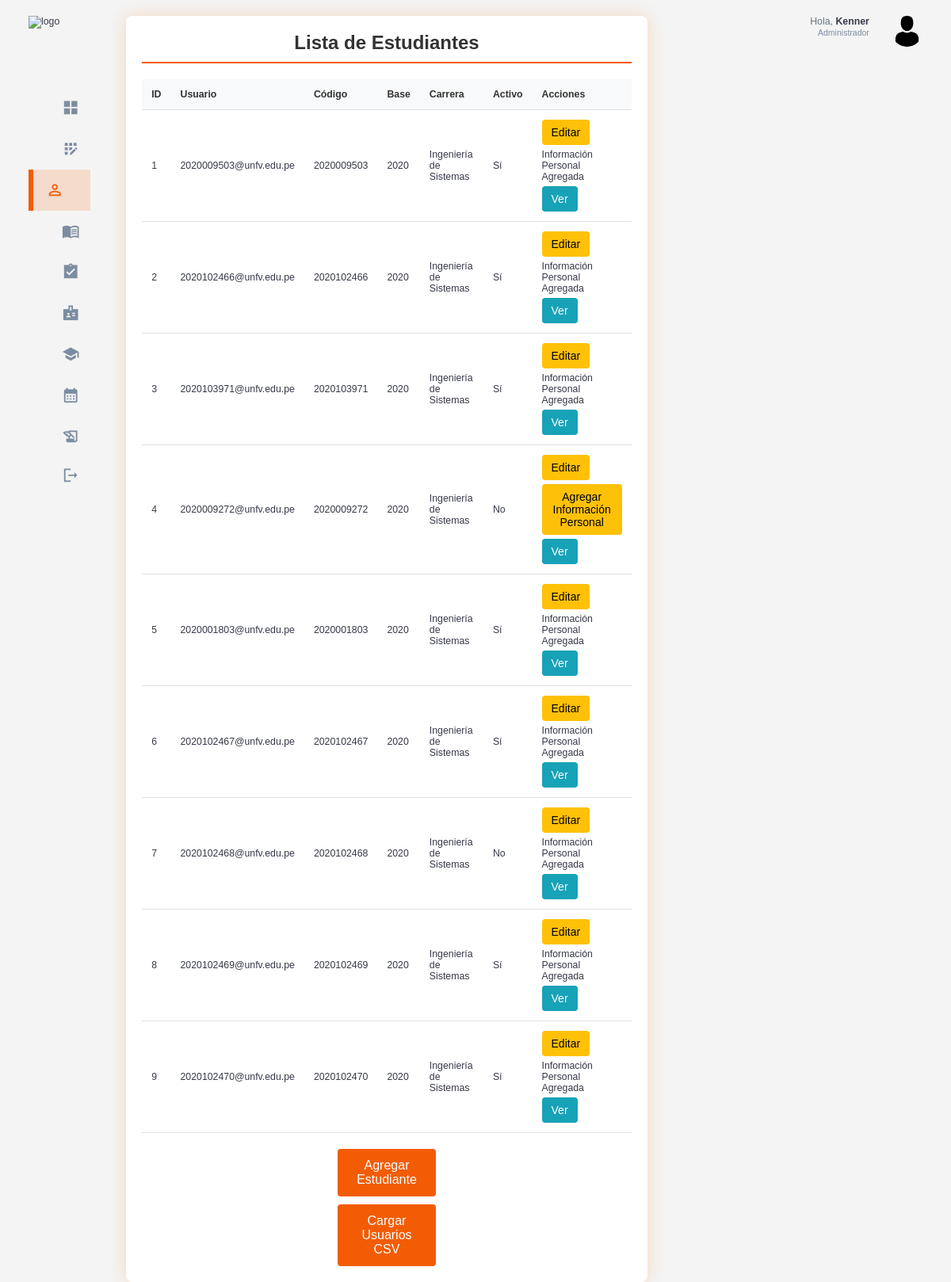
The app's page /estudiantes/ (signed in) with its own data.
### estudiantes/models.py (models this page shows, shortened)
class Estudiante(models.Model):
    usuario = models.OneToOneField(Usuario, on_delete=models.CASCADE)
    codigo = models.CharField(max_length=10,unique=True)
    base = models.CharField(max_length=20)
    carrera = models.CharField(max_length=100)
    activo = models.BooleanField(default=True)

### usuarios/models.py (models this page shows, shortened)
class Usuario(AbstractUser):
    id = models.AutoField(primary_key=True)
    rol = models.ForeignKey(Rol, on_delete=models.CASCADE, null=True, blank=False)

### usuarios/decorators.py (the view)
        def _wrapped_view(request, *args, **kwargs):
            if request.user.is_authenticated and (request.user.rol.nombre_rol == role or request.user.rol.is_admin):
                return view_func(request, *args, **kwargs)
            else:
                raise PermissionDenied  # Lanza un error si no tiene el rol correcto

### estudiantes/views.py (called while the page is built)
@login_required
@role_required('Administrador')
def listar_estudiantes(request):
    estudiantes = Estudiante.objects.all()  # Obtiene todos los estudiantes
    return render(request, 'estudiantes/listar_estudiantes.html', {'estudiantes': estudiantes})

### templates/estudiantes/listar_estudiantes.html (shortened to what this page needs)
{% extends 'base.html' %}
{% load static %}
{% block extra_css %}
    <link rel="stylesheet" href="{% static 'css/student_list.css' %}">
{% endblock %}
{% block content %}
<div class="student-list-container">
    <h2>Lista de Estudiantes</h2>
    <div class="table-responsive">
        <table class="student-table">
            <thead>
                <tr>
                    <th>ID</th>
                    <th>Usuario</th>
                    <th>Código</th>
                    <th>Base</th>
                    <th>Carrera</th>
                    <th>Activo</th>
                    <th>Acciones</th>
                </tr>
            </thead>
            <tbody>
                {% for estudiante in estudiantes %}
                <tr>
                    <td>{{ estudiante.id }}</td>
                    <td>{{ estudiante.usuario.username }}</td>
                    <td>{{ estudiante.codigo }}</td>
                    <td>{{ estudiante.base }}</td>
                    <td>{{ estudiante.carrera }}</td>
                    <td>{{ estudiante.activo|yesno:"Sí,No" }}</td>
                    <td class="actions">
                        <a href="{% url 'editar_estudiante' estudiante.pk %}" class="btn btn-edit">Editar</a>
                            {% if estudiante.informacionpersonal %}
                        <span>Información Personal Agregada</span>
                            {% else %}
                        <a href="{% url 'agregar_informacion_personal' estudiante.pk %}" class="btn btn-edit">Agregar Información Personal</a>
                            {% endif %}
                        <a href="{% url 'ver_informacion_estudiante' estudiante.pk %}" class="btn btn-view">Ver</a>
                    </td>
                </tr>
                {% empty %}
                <tr>
                    <td colspan="7">No hay estudiantes registrados.</td>
                </tr>
                {% endfor %}
            </tbody>
        </table>
    </div>
    <a href="{% url 'agregar_estudiante'%}" class="btn btn-add">Agregar Estudiante</a>
    <a href="{% url 'cargar_estudiantes_csv' %}" class="btn btn-add btn-carga">Cargar Usuarios CSV</a>
</div>
{% endblock %}

### templates/base.html (shortened to what this page needs)
{% load static %}
<!DOCTYPE html>
<html lang="en">
<head>
    <link rel="stylesheet" href="{% static 'css/base.css' %}">
    {% block extra_css %}{% endblock %}
</head>
<body>
    <div class="container">
        <aside>
            <div class="top">
                <div class="logo">
                    <img src="/static/assets/logo_base.png" alt="logo">
                </div>
            </div>
            <div class="sidebar">
                <a href="{% url 'home_admin' %}" class="active">
                    <span class="material-icons-sharp">grid_view</span>
                </a>
                <a href="{% url 'registrar_usuario' %}" >
                    <span class="material-icons-sharp">app_registration</span>
                </a>
                <a href="{% url 'listar_estudiantes' %}">
                    <span class="material-icons-sharp">person_outline</span>
                </a>
                <a href="{% url 'listar_cursos' %}">
                    <span class="material-icons-sharp">menu_book</span>
                </a>
                <a href="{% url 'listar_estudiantes_historial' %}">
                    <span class="material-icons-sharp">assignment_turned_in</span>
                </a>
                <a href="{% url 'listar_profesores' %}">
                    <span class="material-icons-sharp">badge</span>
                </a>
                <a href="{% url 'listar_semestres' %}">
                    <span class="material-icons-sharp">school</span>
                </a>
                <a href="{% url 'listar_horarios' %}">
                    <span class="material-icons-sharp">calendar_month</span>
                <a href="{% url 'listar_matriculas' %}">
                    <span class="material-icons-sharp">history_edu</span>
                </a>
                <a href="{% url 'signout' %}">
                    <span class="material-icons-sharp">logout</span>
                </a>
            </div>
        </aside>
        <main>
            {% block content %}
            {% endblock %}
        </main>
        <div class="right">
            <div class="top">
                <div class="profile">
                    <div class="info">
                        <p>Hola, <b>{{ request.user.username }}</b></p>
                        <small class="text-muted">Administrador</small>
                    </div>
                    <div class="profile-photo">
                        <img src="/static/assets/perfil_admin.png" alt="perfil_admin">
                    </div>
                </div>
            </div>
        </div>
    </div>
</body>
</html>

### static/css/base.css (style rules this page uses)
:root { --color-primary: #F25C05; --color-danger: #F26938; --color-success: #41f1b6; --color-warning: #F2A172; --color-white: #fff; --color-info-dark: #7d8da1; --color-info-light: #dce1eb; --color-dark: #363949; --color-light: #f2a1724f; --color-primary-variant: #8f5100; --color-dark-variant: #677483; --color-background: #f6f6f9; --card-border-radius: 2rem; --border-radius-1: 0.4rem; --border-radius-2: 0.8rem; --border-radius-3: 1.2rem; --card-padding: 1.8rem; --padding-1: 1.2rem; --box-shadow: 0 2rem 3rem var(--color-light) }
* { margin: 0; padding: 0; outline: 0; appearance: none; border: 0; text-decoration: none; list-style: none; box-sizing: border-box; }
html { font-size: 14px; }
body { width: 100vw; height: 100vh; font-family: Arial, sans-serif; font-size: 0.88rem; background: var(--color-background); user-select: none; overflow-x: hidden; color: var(--color-dark); }
.container { display: grid; width: 96%; margin: 0 auto; gap: 1.8rem; grid-template-columns: 16rem auto 23rem; }
a { color: var(--color-dark); }
img { display: block; width: 100%; }
h2 { font-size: 1.4rem; }
small { font-size: 0.75rem; }
.profile-photo { width: 2.8rem; height: 2.8rem; border-radius: 50%; overflow: hidden; }
.text-muted { color: var(--color-info-dark); }
p { color: var(--color-dark-variant); }
b { color: var(--color-dark); }
aside { height: 100vh; width: 16rem; }
aside .top { display: flex; align-items: center; justify-content: space-between; margin-top: 1.4rem; }
aside .logo { display: flex; gap: 0.8rem; }
aside .logo img { width: 12.5rem; height: 4.5rem; }
aside .sidebar { display: flex; flex-direction: column; height: 86vh; position: relative; top: 3rem; }
aside .sidebar a { display: flex; color: var(--color-info-dark); margin-left: 2rem; gap: 1rem; align-items: center; position: relative; height: 3.7rem; transition: all 300ms ease; padding: 0 1rem; white-space: nowrap; overflow: hidden; text-overflow: ellipsis; }
aside .sidebar a span { font-size: 1.6rem; transition: all 300ms ease; }
aside .sidebar a:last-child { position: absolute; bottom: 2rem; width: 100%; }
aside .sidebar a.active { background-color: var(--color-light); color: var(--color-primary); margin-left: 0; padding-left: calc(1rem - 3px); }
aside .sidebar a.active:before { content: ''; width: 6px; height: 100%; background: var(--color-primary); position: absolute; left: 0; }
aside .sidebar a.active span { color: var(--color-primary); margin-left: calc(1rem - 3px); }
main { margin-top: 1.4rem; }
.right { margin-top: 1.4rem; }
.right .top { display: flex; justify-content: end; gap: 2rem; }
.right .top .profile { display: flex; gap: 2rem; text-align: right; }
@media screen and (max-width: 1200px) { .container { width: 94%; grid-template-columns: 7rem auto 23rem; } }
@media screen and (max-width: 1200px) { aside .sidebar a { width: 5.6rem; } }
@media screen and (max-width: 1200px) { aside .sidebar a:last-child { position: relative; margin-top: 1.8rem; } }
@media screen and (max-width: 1200px) { aside .logo img { top: 10px; width: 8.2rem; height: 3.5rem; } }

### static/css/student_list.css (style rules this page uses)
body { margin: 0; padding: 0; font-family: Arial, sans-serif; background-color: #f4f4f4; }
.student-list-container { width: 100%; max-width: 1200px; margin: 0 auto; padding: 20px; background-color: #ffffff; border-radius: 8px; box-shadow: 0 0 20px rgba(243, 184, 128, 0.473); box-sizing: border-box; }
.student-list-container h2 { text-align: center; margin-bottom: 20px; padding-bottom: 10px; border-bottom: 2px solid #F25C05; color: #333; font-size: 24px; }
.table-responsive { overflow-x: auto; -webkit-overflow-scrolling: touch; }
.student-table { width: 100%; border-collapse: collapse; margin-bottom: 20px; }
.student-table th, .student-table td { padding: 12px; text-align: left; border-bottom: 1px solid #e0e0e0; }
.student-table th { background-color: #f8f9fa; font-weight: bold; color: #333; }
.actions { display: flex; flex-wrap: wrap; gap: 5px; }
.btn { display: inline-block; padding: 8px 12px; border: none; border-radius: 4px; cursor: pointer; font-size: 14px; text-decoration: none; transition: background-color 0.3s; text-align: center; }
.btn-edit { background-color: #ffc107; color: #000; }
.btn-view { background-color: #17a2b8; color: #fff; }
.btn-add { background-color: #F25C05; color: #fff; padding: 12px 20px; font-size: 16px; display: block; width: 20%; margin: auto; }
.btn-carga { margin-top: 10px; }

### records on screen
Estudiante: id "1", usuario.username "2020009503@unfv.edu.pe", codigo "2020009503", base "2020", carrera "Ingeniería de Sistemas", activo "Sí", shows "Información Personal Agregada"
Estudiante: id "2", usuario.username "2020102466@unfv.edu.pe", codigo "2020102466", base "2020", carrera "Ingeniería de Sistemas", activo "Sí", shows "Información Personal Agregada"
Estudiante: id "3", usuario.username "2020103971@unfv.edu.pe", codigo "2020103971", base "2020", carrera "Ingeniería de Sistemas", activo "Sí", shows "Información Personal Agregada"
Estudiante: id "4", usuario.username "2020009272@unfv.edu.pe", codigo "2020009272", base "2020", carrera "Ingeniería de Sistemas", activo "No", shows "Agregar Información Personal"
Estudiante: id "5", usuario.username "2020001803@unfv.edu.pe", codigo "2020001803", base "2020", carrera "Ingeniería de Sistemas", activo "Sí", shows "Información Personal Agregada"
Estudiante: id "6", usuario.username "2020102467@unfv.edu.pe", codigo "2020102467", base "2020", carrera "Ingeniería de Sistemas", activo "Sí", shows "Información Personal Agregada"
Estudiante: id "7", usuario.username "2020102468@unfv.edu.pe", codigo "2020102468", base "2020", carrera "Ingeniería de Sistemas", activo "No", shows "Información Personal Agregada"
Estudiante: id "8", usuario.username "2020102469@unfv.edu.pe", codigo "2020102469", base "2020", carrera "Ingeniería de Sistemas", activo "Sí", shows "Información Personal Agregada"
Estudiante: id "9", usuario.username "2020102470@unfv.edu.pe", codigo "2020102470", base "2020", carrera "Ingeniería de Sistemas", activo "Sí", shows "Información Personal Agregada"
Usuario: user.username "Kenner"
